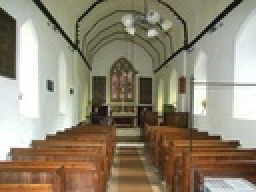
%> input picture data/datasets/ImageNet/(176).JPEG, 128 x 96 px, shrunk from 500 x 375 before the run (shown 2 times larger); its folder holds only this picture in this run
$ octave Rcorner.m   (GNU Octave 9; MATLAB toolbox functions it lacks are replaced by stand-ins)
%> lines starting %> are read from the running program, lines starting %| are printed output that depends on the picture
### data/RCFIBS/corner_detection.m
function  [locs]=corner_detection(im)
tic
I=im;

% [18 lines of commented-out code are left out]


  [measure,imge_map]= affine3(I);
  [rr,cc]=find(imge_map==1);
  N=[];
for i=1:length(rr)
        KKK=measure(rr(i),cc(i));
        N1=[KKK,rr(i),cc(i)];
        N=[N;N1];
end


if isempty(N)
    N2=[];
else
 N2=sortrows(N,-1);
end
 locs=N2;
 toc
end
function [measure,marked_img]=improved3(im)


p = 8;
rho1 = 1;
sigma1 =1.5;
  threshold = 1*10^9;


% im = rgb2gray(im);
[rows cols] = size(im);
wid = 15;
width=7;
%%%%%%%%% Extend the image %%%%%%%%%
extend_image = zeros(rows+2*wid,cols+2*wid);

candidate = zeros(rows,cols);
% SS =  zeros(rows+2*wid,cols+2*wid);

extend_image(wid+1:rows+wid,wid+1:cols+wid) = im;

for i = 1:size(extend_image,1)
    if i<=wid
        r = 2*wid+1-i;
    elseif i>rows + wid
        r = 2*(rows+wid)+1-i;
    else
        r = i;
    end
    for j = 1:size(extend_image,2)
        if j<=wid
            c = 2*wid+1-j;
        elseif j>cols + wid
            c = 2*(cols+wid)+1-j;
        else
            c = j;
        end
        extend_image(i,j) = extend_image(r,c);
    end
end
im=extend_image;


%%%%%%%%%%%%%%%%%%%%%%%%%%%%%%%%%%%%%%%%%%%%%%%%%%%%%%%%%%

  anigs_direction(1:(2*width+1),1:(2*width+1),p) = 0;

for direction = 1:p
    theta = (direction-1)*pi/p;
    for x = -width:1:width
        for y = -width:1:width
            xr = x*cos(theta)+y*sin(theta);
            yr = -x*sin(theta)+y*cos(theta);

            anigs_direction(x+width+1,y+width+1,direction) = ...
          (1/(2*pi*sigma1))*exp((-1/(2*sigma1))*(xr^2*rho1 + yr^2/rho1))...
            *(rho1/sigma1)*((rho1/sigma1)*(xr^2)-1);

        end
    end
end

%%%%%%%%%%%%%%%%%%%%%%%%%%%%%%%%%%%%%%%%%%%%%%%
%%%%%?smooth the input image
%%%%%%%%%%%%%%%%%%%%%%%%%%%%%%%%%%%%%%%%%%%%%
  template(1:2*wid+rows,1:cols+2*wid,p) = 0;

%%% the kernal convolution with the original image


for direction=1:p
    oa = anigs_direction(:,:,direction);
    oa = oa - sum(oa(:))/numel(oa);
    template(:,:,direction) = conv2(extend_image,double(oa),'same');
end

%%%%%%%%%%%%%%%%%%%%%%%%%%%%%%%%%%%%%%%%%%%%%%%%%%%%%%%%%%%%%%%%%%
measure(1:rows,1:cols) = 0;

SSS = [];
temp = [];
for i = 1:rows
    for j = 1:cols
% [5 lines of commented-out code are left out]

        Temp = [];
        Tem = [];
        for direction=1:p
            %%%%%%  USING 7*7 template
            a1 = template(i+wid-1,j+wid+3,direction);
            a2 = template(i+wid,j+wid+3,direction);
            a3 = template(i+wid+1,j+wid+3,direction);

            a4 = template(i+wid-2,j+wid+2,direction);
            a5 = template(i+wid-1,j+wid+2,direction);
            a6 = template(i+wid,j+wid+2,direction);
            a7 = template(i+wid+1,j+wid+2,direction);
            a8 = template(i+wid+2,j+wid+2,direction);

            a9 = template(i+wid-3,j+wid+1,direction);
            a10 = template(i+wid-2,j+wid+1,direction);
            a11 = template(i+wid-1,j+wid+1,direction);
            a12 = template(i+wid,j+wid+1,direction);
            a13 = template(i+wid+1,j+wid+1,direction);
            a14 = template(i+wid+2,j+wid+1,direction);
            a15 = template(i+wid+3,j+wid+1,direction);

            a16 = template(i+wid-3,j+wid,direction);
            a17 = template(i+wid-2,j+wid,direction);
            a18 = template(i+wid-1,j+wid,direction);
            a19 = template(i+wid,j+wid,direction);
            a20 = template(i+wid+1,j+wid,direction);
            a21 = template(i+wid+2,j+wid,direction);
            a22 = template(i+wid+3,j+wid,direction);

            a23 = template(i+wid-3,j+wid-1,direction);
            a24 = template(i+wid-2,j+wid-1,direction);
            a25 = template(i+wid-1,j+wid-1,direction);
            a26 = template(i+wid,j+wid-1,direction);
            a27 = template(i+wid+1,j+wid-1,direction);
            a28 = template(i+wid+2,j+wid-1,direction);
            a29 = template(i+wid+3,j+wid-1,direction);

            a30 = template(i+wid-2,j+wid-2,direction);
            a31 = template(i+wid-1,j+wid-2,direction);
            a32 = template(i+wid,j+wid-2,direction);
            a33 = template(i+wid+1,j+wid-2,direction);
            a34 = template(i+wid+2,j+wid-2,direction);

            a35 = template(i+wid-1,j+wid-3,direction);
            a36 = template(i+wid,j+wid-3,direction);
            a37 = template(i+wid+1,j+wid-3,direction);
            Tem = [Tem [a1 a2 a3 a4 a5 a6 a7 a8 a9 a10 a11 a12 a13 a14 a15 a16 a17 a18 a19 a20...
                a21 a22 a23 a24 a25 a26 a27 a28 a29 a30 a31 a32 a33 a34 a35 a36 a37]'];

        end
        Temp = [Temp; Tem];

        M = (abs(Temp))'*(abs(Temp));
        E=abs(eig(M));

%         SSS = [SSS; E'];

%         NE = E./max(E);
        TT = det(M)/(trace(M)+eps);

%         KK = sum(NE);

        measure(i,j) = TT;
%         normalized(i,j) = KK;
%         end

    end
end

% bb = max(measure(:))
marked_img(1:rows,1:cols) = 0;
II = extend_image(wid+1:rows+wid,wid+1:cols+wid);
[rr,cc,max_local] = findLocalMaximum(measure,10);
corner_num = 0;
N=[];
for i=1:size(rr,1)
    if ((measure(rr(i),cc(i))>threshold))
        corner_num = corner_num + 1;
        marked_img(rr(i),cc(i)) = 1;
%         KKK=measure(rr(i),cc(i));
%         N1=[KKK,rr(i),cc(i)];
%         N=[N;N1];
    end
end
% [10 lines of commented-out code are left out]

%%%%%%%%%%%%%%%%%%%%%%%%%%%%%%%%%%%%%%%%%%%%%%%%%%

end

% [20 lines left out: function mark, not called in this run]

function [row,col,max_local] = findLocalMaximum(val,radius)

    mask  = fspecial('disk',radius)>0;
    nb    = sum(mask(:));
    highest          = ordfilt2(val, nb, mask);
    second_highest   = ordfilt2(val, nb-1, mask);
    index            = highest==val & highest~=second_highest;
    max_local        = zeros(size(val));
    max_local(index) = val(index);
    [row,col]        = find(index==1);


    % [28 lines of commented-out code are left out]


end

function [measure,mark_map] = affine3(im)
im=double(im);
  g = rand(1,1)*10.0+5.0;
  affine_im=im+g*randn(size(im));

    [measure,marked_img]=improved3(affine_im);

   [~,marked_img1]=improved3(im);

     [num,mark_map] = match_corner2(marked_img,marked_img1);


% [17 lines of commented-out code are left out]

end

% [33 lines left out: functions resize1, match_corner2, not called in this run]

### data/RCFIBS/Rcorner.m
clear;clc;
file_path='..\datasets\ImageNet\';
N1=[];
imgDir  = dir([file_path '*.JPEG']);
for j=1:length(imgDir)
    path=[file_path,imgDir(j).name];
    I=imread(path);
%> I is the input picture: size 96x128x3 uint8; mean R, G, B 145.6, 135.3, 115.2
 if 3 == size(I,3)
    I1 = rgb2gray(I); % Transform RGB image to a Gray one.
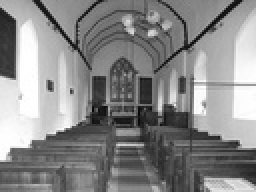
%> I1: size 96x128 uint8 (shown 2 times larger); min 7, max 255, mean 136.1
  [rows,cols]=size(I1);
%> rows = 96; cols = 128

[A]=corner_detection(I1);
%> in affine3, `affine_im=im+g*randn(size(im));`:
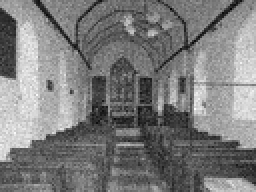
%> affine_im: size 96x128 double (shown 2 times larger); min -21.57, max 302.3, mean 136; drawn with min black and max white
%> after the loop in improved3, `for i = 1:size(extend_image,1)`:
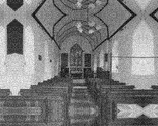
%> extend_image: size 126x158 double; min -21.57, max 302.3, mean 138.2; drawn with min black and max white
%> after the loop in improved3, `for i = 1:size(extend_image,1)`: c = 129; r = 97
%> in improved3, `measure(1:rows,1:cols) = 0;`: measure: size 96x128 double; every value is 0
%> after the loop in improved3, `for i = 1:rows`:
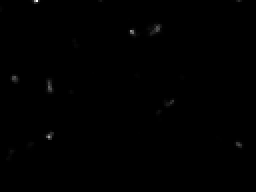
%> measure: size 96x128 double (shown 2 times larger); min -5.14, max 5.51e+16, mean 1.11e+14; drawn with min black and max white
%> in findLocalMaximum, `second_highest   = ordfilt2(val, nb-1, mask);`:
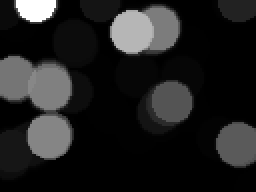
%> second_highest: size 96x128 double (shown 2 times larger); min 21984133.3, max 3.34e+16, mean 4.33e+15; drawn with min black and max white
%> in findLocalMaximum, `index            = highest==val & highest~=second_highest;`:
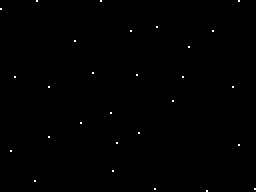
%> index: size 96x128 logical (shown 2 times larger); 0.23% white in thin lines or dots
%> in findLocalMaximum, `[row,col]        = find(index==1);`: row = 28 values from 1 to 96; col = 28 values from 1 to 128
%> in improved3, `[rr,cc,max_local] = findLocalMaximum(measure,10);`: rr = 28 values, max 96 at index 23, min 1 at index 5, mean 47.5; cc = 28 values from 1 to 128
%> after the loop in improved3, `for i=1:size(rr,1)`: marked_img: size 96x128 double; values 0 (black) and 1 (white), 0.23% white in thin lines or dots
%> after the loop in improved3 (call 2), `for i = 1:size(extend_image,1)`:
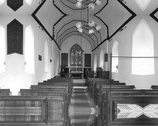
%> extend_image: size 126x158 double; min 7, max 255, mean 138.4
%> after the loop in improved3 (call 2), `for i = 1:size(extend_image,1)`: r = 97
%> (the run ends here)
